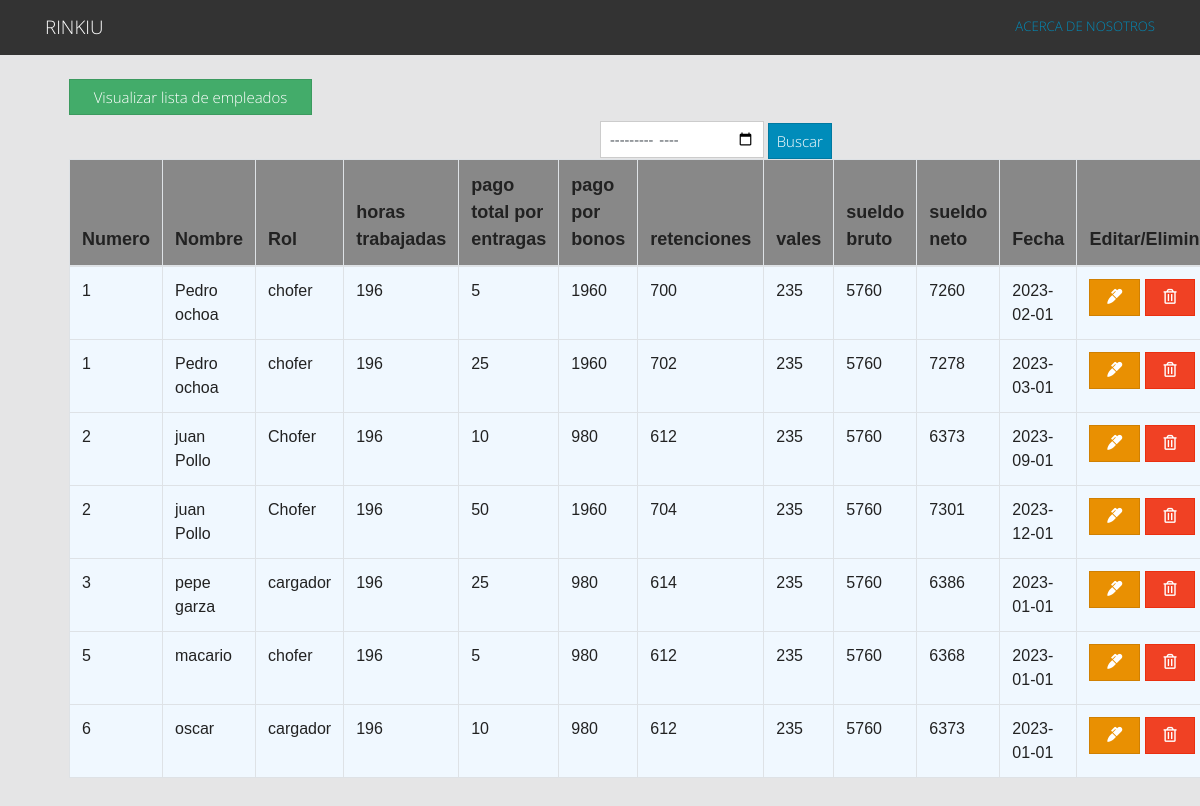
The app's page /view/index.php with its own data.
### tables this page shows
CREATE TABLE `movimientos` (
  `no_empleado` int(11) NOT NULL,
  `horas_trabajadas` int(11) NOT NULL,
  `pagoxentregas` decimal(10,0) NOT NULL,
  `pagoxbonos` decimal(10,0) NOT NULL,
  `retenciones` decimal(10,0) NOT NULL,
  `vales` decimal(10,0) NOT NULL,
  `sueldo_bruto` decimal(10,0) NOT NULL,
  `sueldo_neto` decimal(10,0) NOT NULL,
  `fecha` date NOT NULL,
  `rol_empleado` varchar(50) NOT NULL
);

CREATE TABLE `empleados` (
  `no_empleado` int(11) NOT NULL,
  `nombre_empleado` varchar(100) NOT NULL,
  `rol_empleado` varchar(20) NOT NULL
);

### view/index.php (the view, shortened to what this page needs)
<?php include('header.php'); ?>
<main class="container p-4">
  <div class="row">
    <div class="col-md-12">
      <div class="col-md-3">
      <a id="btn-ver-empleados" href="mostrarEmpleados.php" class="btn btn-success btn-block" value="">Visualizar lista de empleados</a>
      </div>
      <div class="barrabusqueda">
        <form action="" method ="GET" class="">
             <input class="form-control" name="busqueda" type="month" placeholder="" style="width:30%; display:inline-block;">
             <button name="consultar_mes" id="" type="submit" class="btn btn-primary" href="#" role="button">Buscar</button>
         </form>
        </div>
    <div class="col-md-12">
      <table class="table table-bordered">
        <thead>
          <tr>
            <th>Numero</th>
            <th>Nombre</th>
            <th>Rol</th>
            <th>horas trabajadas</th>
            <th>pago total por entragas</th>
            <th>pago por bonos</th>
            <th>retenciones</th>
            <th>vales</th>
            <th>sueldo bruto</th>
            <th>sueldo neto</th>
            <th>Fecha</th>
            <th>Editar/Eliminar</th>
          </tr>
        </thead>
        <tbody id="myTable">
        <?php
        if(isset($_GET['consultar_mes'])){
          $busqueda = $_GET['busqueda'];
          $mes= $busqueda.'-01';
          $query = "call sp_mostrar_movimientos2('$mes')";
        }else{
        $query = "call sp_mostrar_movimientos";
        }
          $result_tasks = mysqli_query($conn, $query);
          while($row = mysqli_fetch_assoc($result_tasks)) { ?>
          <tr>
            <td><?php echo $row['no_empleado']; ?></td>
            <td><?php echo $row['nombre_empleado']; ?></td>
            <td><?php echo $row['rol_empleado']; ?></td>
            <td><?php echo $row['horas_trabajadas']; ?></td>
            <td><?php echo $row['pagoxentregas']; ?></td>
            <td><?php echo $row['pagoxbonos']; ?></td>
            <td><?php echo $row['retenciones']; ?></td>
            <td><?php echo $row['vales']; ?></td>
            <td><?php echo $row['sueldobruto']; ?></td>
            <td><?php echo $row['sueldoneto']; ?></td>
            <td><?php echo $row['fecha']; ?></td>
            <td><a href="modificarMovimiento.php?no_empleado=<?php echo $row['no_empleado']?>&fecha=<?php echo $row['fecha']?>" class="btn btn-warning" style="width:40%">
            <i class="fas fa-marker"></i>
          </a>
            <a href="../controller/deleteMovimiento.php?no_empleado=<?php echo $row['no_empleado']?>&fecha=<?php echo $row['fecha']?>" class="btn btn-danger" style="width:40%">
            <i class="far fa-trash-alt"></i>
          </a>
          </td>
          </tr>
          <?php } ?>
        </tbody>
      </table>
    </div>
  </div>
</main>
<?php include('footer.php'); ?>

### view/header.php (shortened to what this page needs)
<!DOCTYPE html>
<html lang="en">
  <head>
    <link rel="stylesheet" href="https://bootswatch.com/4/yeti/bootstrap.min.css">
    <link rel="stylesheet" href="https://use.fontawesome.com/releases/v5.6.3/css/all.css">
    <link rel="stylesheet" href="styles.css">
  </head>
  <body id="body">
    <nav class="navbar navbar-dark bg-dark">
      <div class="container">
        <a class="navbar-brand" href="index.php">RINKIU</a>
        <a href="">ACERCA DE NOSOTROS</a>
      </div>
    </nav>

### view/footer.php (shortened to what this page needs)
</body>
</html>

### view/styles.css (style rules this page uses)
body { background-color: rgb(229, 229, 230); }
th { background-color: rgb(136, 136, 136); font-size: large; font-family:'Franklin Gothic Medium', 'Arial Narrow', Arial, sans-serif }
td { font-family: Arial, Helvetica, sans-serif; font-size: medium; }
table { background-color: aliceblue; }
.barrabusqueda { width: 100%; padding-top: 6px; padding-left: 50%; }

### records on screen
movimientos: no_empleado.no_empleado "1", no_empleado.nombre_empleado "Pedro ochoa", rol_empleado "chofer", horas_trabajadas "196", pagoxentregas "5", pagoxbonos "1960", retenciones "700", vales "235", sueldobruto "5760", sueldoneto "7260", fecha "2023-02-01"
movimientos: no_empleado.no_empleado "1", no_empleado.nombre_empleado "Pedro ochoa", rol_empleado "chofer", horas_trabajadas "196", pagoxentregas "25", pagoxbonos "1960", retenciones "702", vales "235", sueldobruto "5760", sueldoneto "7278", fecha "2023-03-01"
movimientos: no_empleado.no_empleado "2", no_empleado.nombre_empleado "juan Pollo", rol_empleado "Chofer", horas_trabajadas "196", pagoxentregas "10", pagoxbonos "980", retenciones "612", vales "235", sueldobruto "5760", sueldoneto "6373", fecha "2023-09-01"
movimientos: no_empleado.no_empleado "2", no_empleado.nombre_empleado "juan Pollo", rol_empleado "Chofer", horas_trabajadas "196", pagoxentregas "50", pagoxbonos "1960", retenciones "704", vales "235", sueldobruto "5760", sueldoneto "7301", fecha "2023-12-01"
movimientos: no_empleado.no_empleado "3", no_empleado.nombre_empleado "pepe garza", rol_empleado "cargador", horas_trabajadas "196", pagoxentregas "25", pagoxbonos "980", retenciones "614", vales "235", sueldobruto "5760", sueldoneto "6386", fecha "2023-01-01"
movimientos: no_empleado.no_empleado "5", no_empleado.nombre_empleado "macario", rol_empleado "chofer", horas_trabajadas "196", pagoxentregas "5", pagoxbonos "980", retenciones "612", vales "235", sueldobruto "5760", sueldoneto "6368", fecha "2023-01-01"
movimientos: no_empleado.no_empleado "6", no_empleado.nombre_empleado "oscar", rol_empleado "cargador", horas_trabajadas "196", pagoxentregas "10", pagoxbonos "980", retenciones "612", vales "235", sueldobruto "5760", sueldoneto "6373", fecha "2023-01-01"
